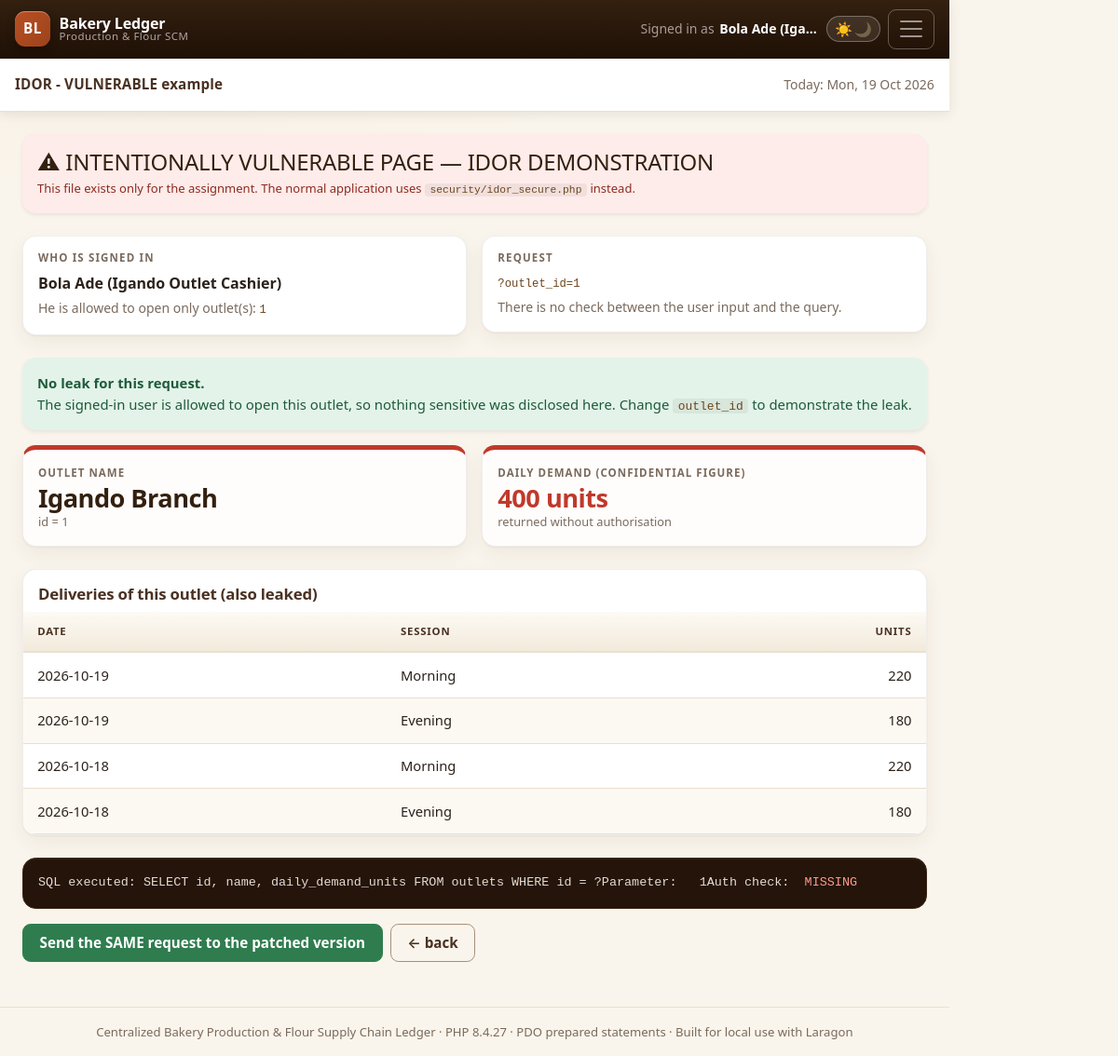
Page /security/idor_vulnerable.php?act=cashier_igando&outlet_id=1 on the committed database.
### tables this page shows
CREATE TABLE outlets (
    id                 INT UNSIGNED     NOT NULL AUTO_INCREMENT,
    name               VARCHAR(120)     NOT NULL,
    daily_demand_units INT UNSIGNED     NOT NULL DEFAULT 0,
     
    unit_price_kobo    INT UNSIGNED     NOT NULL DEFAULT 150000,
    created_at         TIMESTAMP        NOT NULL DEFAULT CURRENT_TIMESTAMP,
    PRIMARY KEY (id),
    UNIQUE KEY uq_outlets_name (name),
    KEY idx_outlets_demand (daily_demand_units)
);

CREATE TABLE deliveries (
    id                INT UNSIGNED   NOT NULL AUTO_INCREMENT,
    outlet_id         INT UNSIGNED   NOT NULL,
    production_run_id INT UNSIGNED   NULL,
    production_date   DATE           NOT NULL,
    session_name      ENUM('morning','evening') NOT NULL,
    units_delivered   INT UNSIGNED   NOT NULL DEFAULT 0,
    revenue_kobo      BIGINT UNSIGNED NOT NULL DEFAULT 0,    
    delivered_at      DATETIME       NOT NULL,
    created_at        TIMESTAMP      NOT NULL DEFAULT CURRENT_TIMESTAMP,
    PRIMARY KEY (id),
     
    UNIQUE KEY uq_delivery_slot (outlet_id, production_date, session_name),
     
     
    KEY idx_outlet_production_date (outlet_id, production_date),
    KEY idx_delivery_date (production_date),
    CONSTRAINT fk_deliveries_outlet
        FOREIGN KEY (outlet_id) REFERENCES outlets (id)
        ON DELETE CASCADE ON UPDATE CASCADE,
    CONSTRAINT fk_deliveries_run
        FOREIGN KEY (production_run_id) REFERENCES production_runs (id)
        ON DELETE SET NULL ON UPDATE CASCADE
);

### includes/auth.php (called while the page is built, shortened)
<?php
function demo_users(): array
{
    return [
        'manager' => [
            'name'       => 'Chinwe Okafor (Production Manager)',
            'role'       => 'manager',
            'outlet_ids' => null,
        ],
        'cashier_igando' => [
            'name'       => 'Bola Ade (Igando Outlet Cashier)',
            'role'       => 'cashier',
            'outlet_ids' => [1],
        ],
        'cashier_agege' => [
            'name'       => 'Musa Bello (Agege Outlet Cashier)',
            'role'       => 'cashier',
            'outlet_ids' => [3],
        ],
    ];
}
function current_user(): array
{
    $users = demo_users();
    $key   = $_SESSION['demo_user'] ?? 'manager';
    $user           = $users[$key];
    $user['key']    = $key;
    return $user;
}
function can_access_outlet(int $outletId): bool
{
    $user = current_user();
    return in_array($outletId, $user['outlet_ids'], true);
}
function current_user_label(): string
{
    $user = current_user();
    return e($user['name']);
}

### includes/functions.php (called while the page is built, shortened)
<?php
function url(string $path = ''): string
{
    return APP_BASE . '/' . ltrim($path, '/');
}
function e($value): string
{
    return htmlspecialchars((string) $value, ENT_QUOTES, 'UTF-8');
}

### config/database.php (called while the page is built, shortened)
<?php
function db(): PDO
{
    static $pdo = null;
    if ($pdo instanceof PDO) {
        return $pdo;
    }
    $dsn = sprintf(
        'mysql:host=%s;port=%s;dbname=%s;charset=%s',
        DB_HOST,
        DB_PORT,
        DB_NAME,
        DB_CHARSET
    );
    $options = [
        PDO::ATTR_ERRMODE            => PDO::ERRMODE_EXCEPTION,
        PDO::ATTR_DEFAULT_FETCH_MODE => PDO::FETCH_ASSOC,
        PDO::ATTR_EMULATE_PREPARES   => false,
        PDO::ATTR_DRIVER_NAME        => 'mysql',
    ];
    try {
        $pdo = new PDO($dsn, DB_USER, DB_PASS, $options);
    } catch (PDOException $e) {
        if (APP_DEBUG) {
            http_response_code(500);
            echo '<div style="font-family:sans-serif;max-width:720px;margin:60px auto;">';
            echo '<h2>Database connection failed</h2>';
            echo '<p><strong>MySQL said:</strong> ' . htmlspecialchars($e->getMessage(), ENT_QUOTES, 'UTF-8') . '</p>';
            echo '<ol>';
            echo '<li>Make sure Laragon MySQL is <strong>started</strong>.</li>';
            echo '<li>Import <code>database/bakery.sql</code> (see README.md, step 3).</li>';
            echo '<li>Check DB_USER / DB_PASS in <code>config/config.php</code>.</li>';
            echo '</ol></div>';
            exit;
        }
        throw $e;
    }
    return $pdo;
}
function stream_query(string $sql, array $params = []): PDOStatement
{
    $stmt = db()->prepare($sql);
    $stmt->execute($params);
    return $stmt;
}

### security/idor_vulnerable.php (the view, shortened to what this page needs)
<?php
$outletId = (int) ($_GET['outlet_id'] ?? 0);
$signedIn = current_user();
$outlet     = null;
$deliveries = [];
$queryUsed  = '';
if ($outletId > 0) {
    $queryUsed = 'SELECT id, name, daily_demand_units FROM outlets WHERE id = ?';
    $stmt      = stream_query($queryUsed, [$outletId]);
    $outlet    = $stmt->fetch(PDO::FETCH_ASSOC);
    if ($outlet) {
        $dStmt = stream_query(
            'SELECT production_date, session_name, units_delivered
               FROM deliveries
              WHERE outlet_id = ?
              ORDER BY production_date DESC, session_name
              LIMIT 5',
            [$outletId]
        );
        while ($d = $dStmt->fetch(PDO::FETCH_ASSOC)) {
            $deliveries[] = $d;
        }
    }
}
require __DIR__ . '/../includes/header.php';
?>
<div class="alert alert-danger border-0 shadow-sm mb-4">
    <h1 class="h4 mb-1">&#9888; INTENTIONALLY VULNERABLE PAGE &mdash; IDOR DEMONSTRATION</h1>
    <p class="mb-0 small">
        This file exists only for the assignment. The normal application uses
        <code>security/idor_secure.php</code> instead.
    </p>
</div>
<div class="row g-3 mb-4">
    <div class="col-md-6">
        <div class="table-card p-3">
            <h2 class="h6 text-uppercase text-muted">Who is signed in</h2>
            <p class="mb-1"><strong><?= current_user_label() ?></strong></p>
            <p class="small text-muted mb-0">
                He is allowed to open only outlet(s):
                <code><?= $signedIn['outlet_ids'] === null ? 'ALL' : implode(', ', $signedIn['outlet_ids']) ?></code>
            </p>
        </div>
    </div>
    <div class="col-md-6">
        <div class="table-card p-3">
            <h2 class="h6 text-uppercase text-muted">Request</h2>
            <p class="mb-1 small"><code>?outlet_id=<?= $outletId ?></code></p>
            <p class="small text-muted mb-0">
                There is no check between the user input and the query.
            </p>
        </div>
    </div>
</div>
<?php if ($outletId <= 0): ?>
    <div class="alert alert-warning">Add <code>?outlet_id=3</code> to the URL.</div>
<?php else: ?>
    <?php
    $allowed = can_access_outlet($outletId);
    $leak    = !$allowed;
    ?>
    <div class="alert <?= $leak ? 'alert-danger' : 'alert-success' ?> border-0 shadow-sm">
        <strong><?= $leak ? 'DATA LEAKED!' : 'No leak for this request.' ?></strong><br>
        <?= $leak
            ? 'Outlet #' . $outletId . ' does <u>not</u> belong to the signed-in user, yet the page returned its data. '
              . 'That is the Insecure Direct Object Reference.'
            : 'The signed-in user is allowed to open this outlet, so nothing sensitive was disclosed here. '
              . 'Change <code>outlet_id</code> to demonstrate the leak.' ?>
    </div>
    <div class="row g-3 mb-4">
        <div class="col-md-6">
            <div class="table-card vuln-card p-3 h-100">
                <div class="stat-label">Outlet name</div>
                <div class="stat-value"><?= e($outlet['name']) ?></div>
                <div class="stat-sub">id = <?= (int) $outlet['id'] ?></div>
            </div>
        </div>
        <div class="col-md-6">
            <div class="table-card vuln-card p-3 h-100">
                <div class="stat-label">Daily demand (confidential figure)</div>
                <div class="stat-value text-danger"><?= number_format((int) $outlet['daily_demand_units']) ?> units</div>
                <div class="stat-sub">returned without authorisation</div>
            </div>
        </div>
    </div>
    <div class="table-card mb-4">
        <div class="p-3 pb-2">
            <h2 class="h5 mb-0">Deliveries of this outlet (also leaked)</h2>
        </div>
        <div class="table-responsive">
            <table class="table table-hover align-middle mb-0">
                <thead>
                <tr><th>Date</th><th>Session</th><th class="text-end">Units</th></tr>
                </thead>
                <tbody>
                <?php if (!$deliveries): ?>
                    <tr><td colspan="3" class="text-center text-muted py-3">No deliveries.</td></tr>
                <?php else: ?>
                    <?php foreach ($deliveries as $d): ?>
                        <tr>
                            <td><?= e($d['production_date']) ?></td>
                            <td><?= e(ucfirst($d['session_name'])) ?></td>
                            <td class="text-end"><?= number_format((int) $d['units_delivered']) ?></td>
                        </tr>
                    <?php endforeach; ?>
                <?php endif; ?>
                </tbody>
            </table>
        </div>
    </div>
    <div class="code-block mb-3">SQL executed: <?= e($queryUsed) ?>
Parameter:   <?= $outletId ?>
Auth check:  <span class="bad">MISSING</span></div>
    <div class="d-flex flex-wrap gap-2 mb-4">
        <a class="btn btn-success"
           href="<?= e(url('security/idor_secure.php?act=' . $signedIn['key'] . '&outlet_id=' . $outletId)) ?>">
            Send the SAME request to the patched version
        </a>
        <a class="btn btn-outline-secondary" href="<?= e(url('security/')) ?>">&larr; back</a>
    </div>
<?php endif; ?>
<?php require __DIR__ . '/../includes/footer.php'; ?>

### rows in the picture
outlets: name "Igando Branch", id "1", daily_demand_units "400"
deliveries: production_date "2026-10-19", session_name "Morning", units_delivered "220"
deliveries: production_date "2026-10-19", session_name "Evening", units_delivered "180"
deliveries: production_date "2026-10-18", session_name "Morning", units_delivered "220"
deliveries: production_date "2026-10-18", session_name "Evening", units_delivered "180"

### other values in the picture
$navUserFull "Bola Ade (Iga…"
$pageTitle "IDOR - VULNERABLE example"
current_user_label() "Bola Ade (Igando Outlet Cashier)"
implode(', ', $signedIn['outlet_ids']) "1"
$outletId "1"
$queryUsed "SELECT id, name, daily_demand_units FROM outlets WHERE id = ?"
PHP_VERSION "8.4.27"
